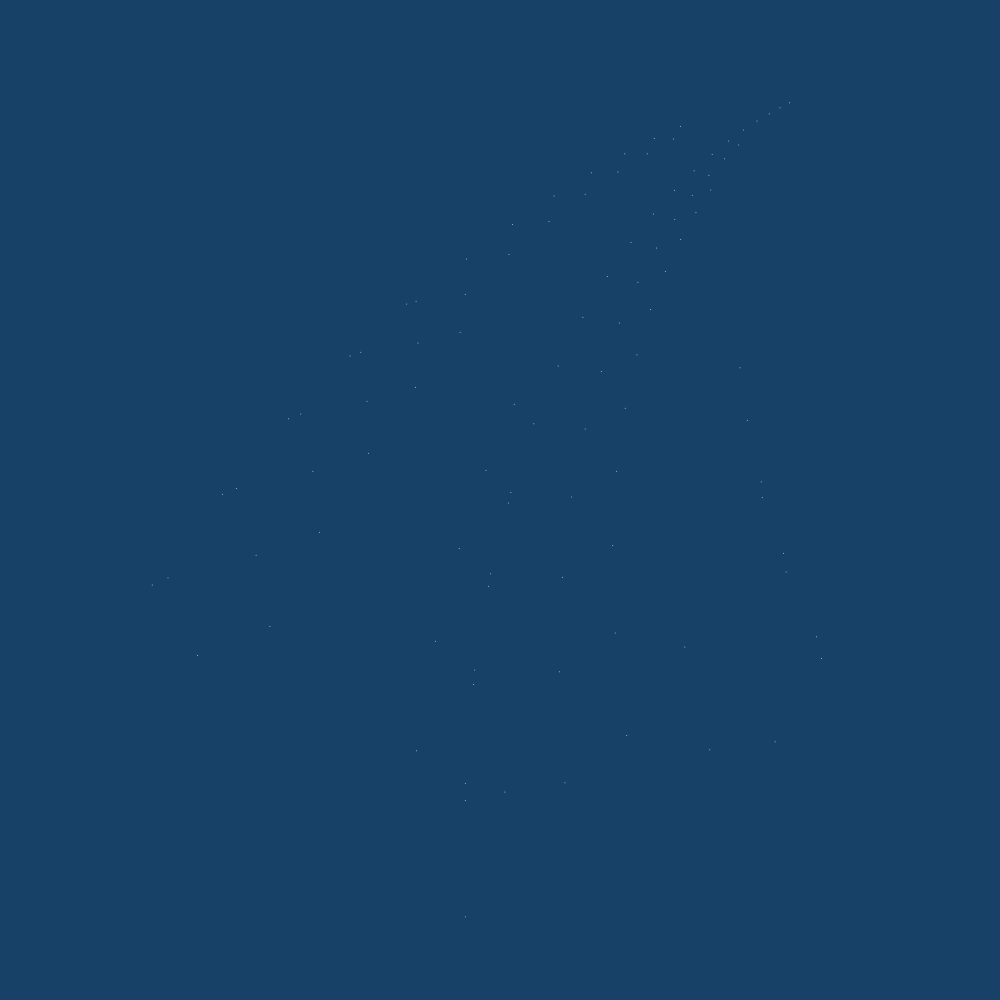
Frame 1 (no input)
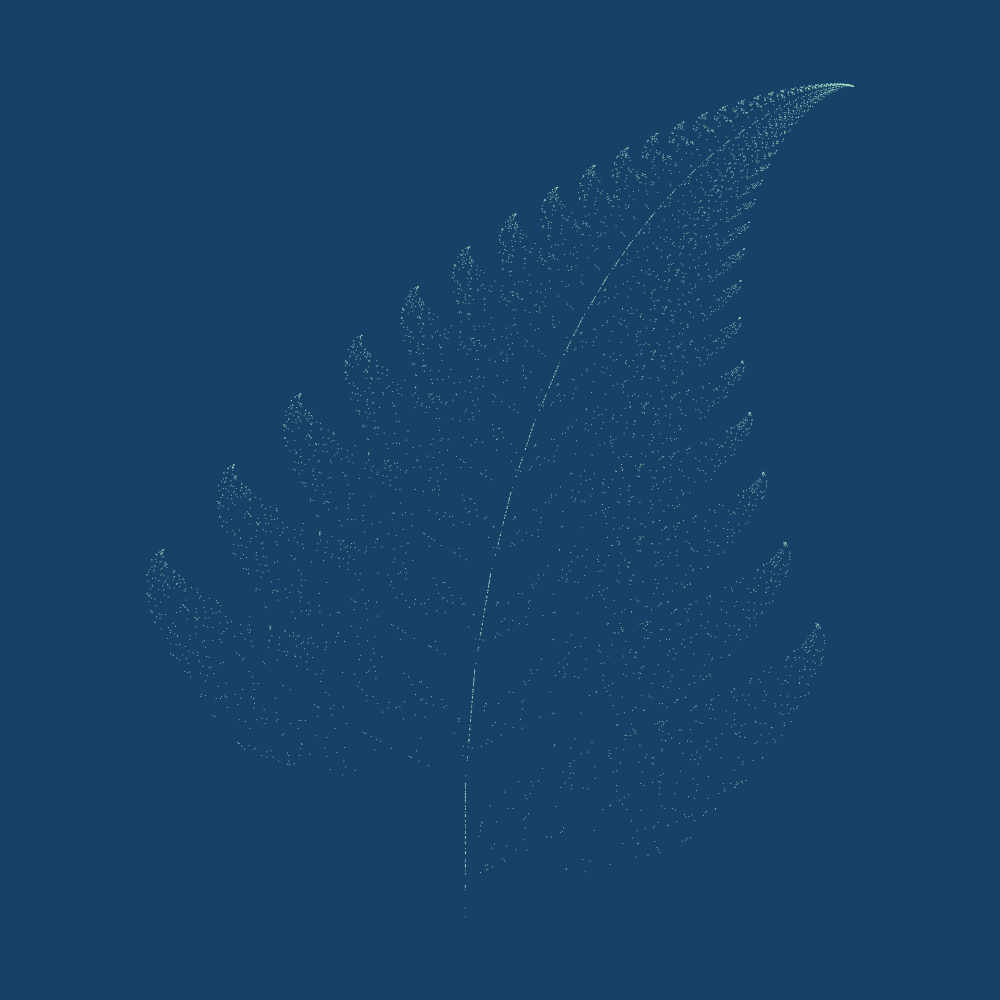
Frame 60 (no input)
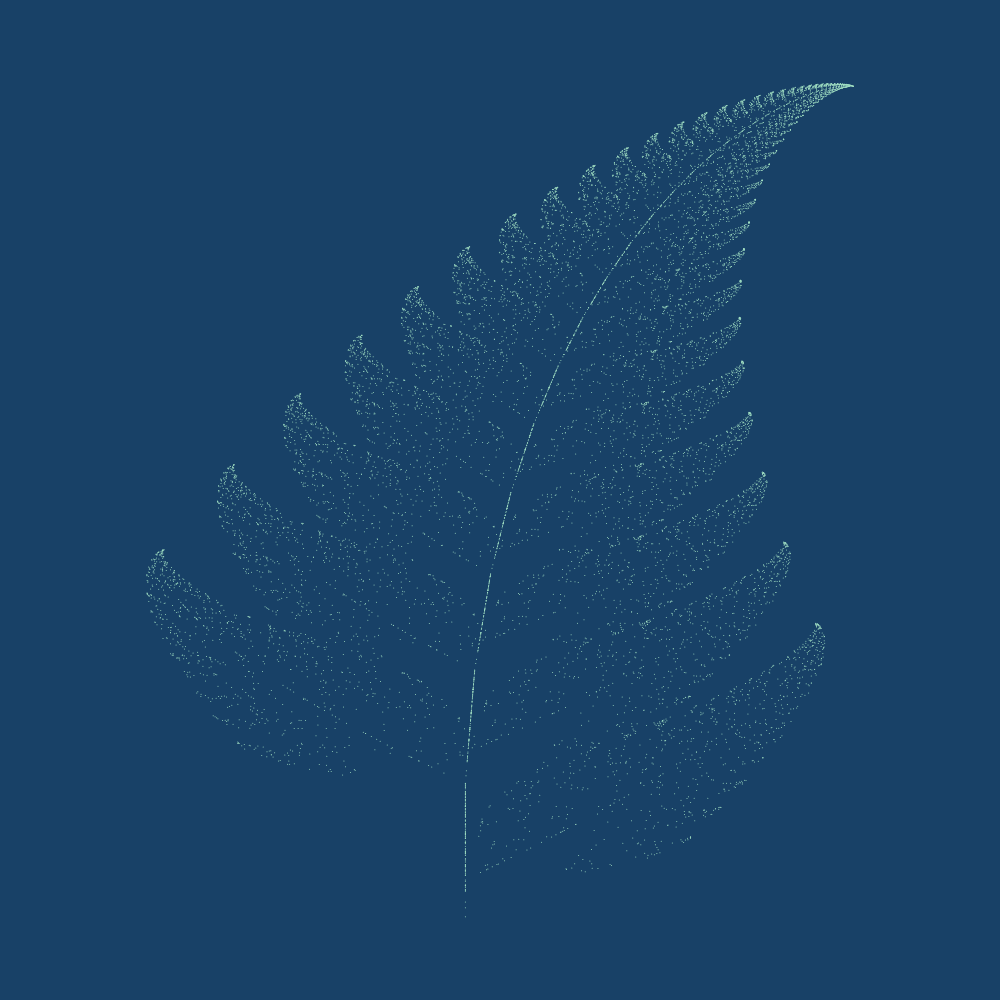
Frame 120 (the mouse pressed at the canvas centre since frame 60)

The p5.js sketch that drew these frames (run headless with seeded random() and noise() and a simulated clock; from frame 60 on, the mouse is pressed at the canvas centre):

// p5.js sketch
// ── sketch.js
let x = 0;
let y = 0;
let coeffs = [
    [0.01,     0,     0, 0,     0, 0.16,   0],
    [0.86,  0.85,  0.04, 0, -0.04, 0.85, 1.60],
    [0.93,  0.20, -0.26, 0,  0.23, 0.22, 1.60],
    [1.00, -0.15,  0.28, 0,  0.26, 0.24, 0.44]
  ];


function setup() {
  
  if(windowWidth < windowHeight) createCanvas(windowWidth, windowWidth);
  else createCanvas(windowHeight, windowHeight);
  
  background(24, 65, 103);
  
  
}

function draw() {
  for (let i = 0; i < 100; i++) {
    drawPoint();
    [x, y] = pickNext(x, y);
  }
}

const pickNext = (x, y) => {
  let x2, y2;
  let r = random(1);
  
  for(let i = 0; i < coeffs.length; i++) {
    
    if(r < coeffs[i][0]) {
      x2 = coeffs[i][1] * x + coeffs[i][2] * y + coeffs[i][3];
      y2 = coeffs[i][4] * x + coeffs[i][5] * y + coeffs[i][6];
      break;
    }
  }

  return [x2, y2];
};

const drawPoint = () => {
  stroke(160, 222, 194);
  strokeWeight(1);
  let px = map(x, -3.182, 3.6558, 0, width);
  let py = map(y, -1, 10.9983, height, 0);
  point(px, py);
};
 
